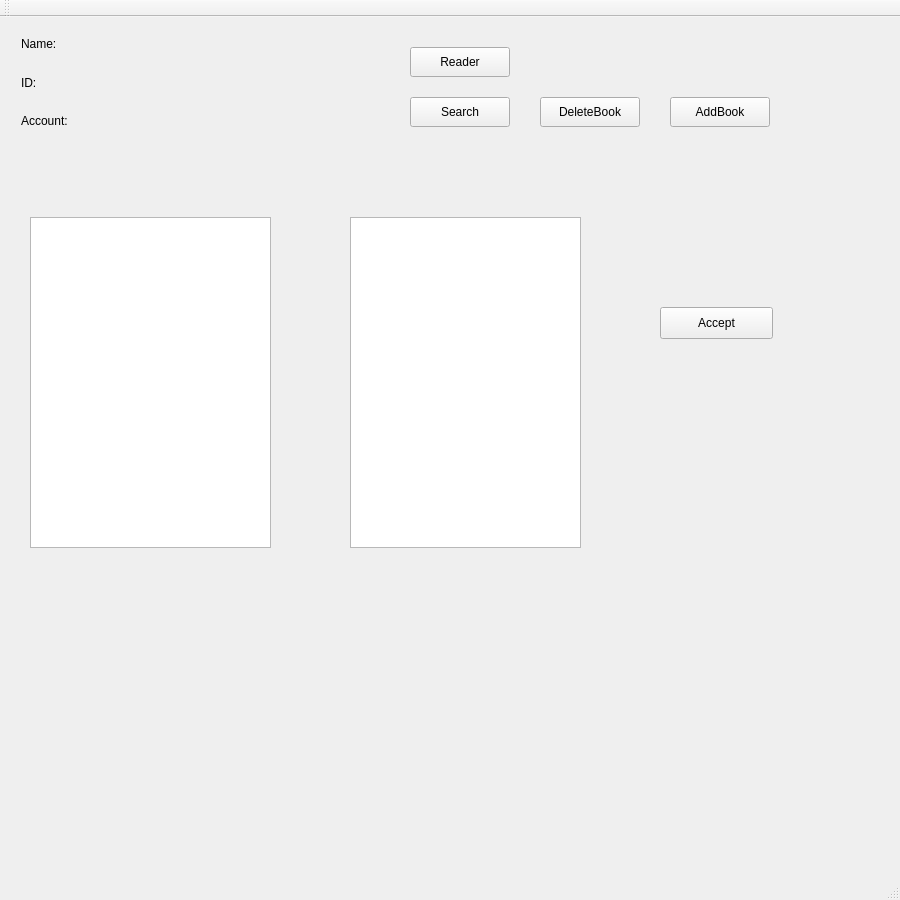
<?xml version="1.0" encoding="UTF-8"?>
<ui version="4.0">
 <class>MainWindow</class>
 <widget class="QMainWindow" name="MainWindow">
  <property name="geometry">
   <rect>
    <x>0</x>
    <y>0</y>
    <width>900</width>
    <height>900</height>
   </rect>
  </property>
  <property name="windowTitle">
   <string>MainWindow</string>
  </property>
  <widget class="QWidget" name="centralWidget">
   <widget class="QStackedWidget" name="stackedWidget">
    <property name="geometry">
     <rect>
      <x>0</x>
      <y>0</y>
      <width>900</width>
      <height>900</height>
     </rect>
    </property>
    <property name="currentIndex">
     <number>2</number>
    </property>
    <widget class="QWidget" name="page">
     <widget class="QPushButton" name="ExitBtn">
      <property name="geometry">
       <rect>
        <x>790</x>
        <y>800</y>
        <width>100</width>
        <height>30</height>
       </rect>
      </property>
      <property name="text">
       <string>EXIT</string>
      </property>
     </widget>
     <widget class="QWidget" name="layoutWidget">
      <property name="geometry">
       <rect>
        <x>13</x>
        <y>10</y>
        <width>881</width>
        <height>38</height>
       </rect>
      </property>
      <layout class="QHBoxLayout" name="horizontalLayout_5">
       <item>
        <widget class="QLabel" name="label_3">
         <property name="font">
          <font>
           <family>Ravie</family>
           <pointsize>20</pointsize>
          </font>
         </property>
         <property name="text">
          <string>LIBPRO</string>
         </property>
        </widget>
       </item>
       <item>
        <layout class="QHBoxLayout" name="horizontalLayout_4">
         <item>
          <layout class="QHBoxLayout" name="horizontalLayout_3">
           <item>
            <widget class="QLabel" name="label">
             <property name="text">
              <string>Account Name</string>
             </property>
            </widget>
           </item>
           <item>
            <widget class="QLineEdit" name="AccountEdit"/>
           </item>
          </layout>
         </item>
         <item>
          <layout class="QHBoxLayout" name="horizontalLayout_2">
           <item>
            <widget class="QLabel" name="label_2">
             <property name="text">
              <string>Password</string>
             </property>
            </widget>
           </item>
           <item>
            <widget class="QLineEdit" name="PassEdit">
             <property name="echoMode">
              <enum>QLineEdit::Password</enum>
             </property>
            </widget>
           </item>
          </layout>
         </item>
         <item>
          <layout class="QHBoxLayout" name="horizontalLayout">
           <item>
            <widget class="QPushButton" name="Loginbtn">
             <property name="text">
              <string>Login</string>
             </property>
            </widget>
           </item>
           <item>
            <widget class="QPushButton" name="Registerbtn">
             <property name="text">
              <string>Register</string>
             </property>
            </widget>
           </item>
          </layout>
         </item>
        </layout>
       </item>
      </layout>
     </widget>
    </widget>
    <widget class="QWidget" name="page_2">
     <widget class="QPushButton" name="LogOut">
      <property name="geometry">
       <rect>
        <x>790</x>
        <y>800</y>
        <width>100</width>
        <height>30</height>
       </rect>
      </property>
      <property name="text">
       <string>Logout</string>
      </property>
     </widget>
     <widget class="QGroupBox" name="groupBox">
      <property name="geometry">
       <rect>
        <x>100</x>
        <y>150</y>
        <width>700</width>
        <height>270</height>
       </rect>
      </property>
      <property name="title">
       <string>GroupBox</string>
      </property>
      <widget class="QPushButton" name="BookShow">
       <property name="geometry">
        <rect>
         <x>20</x>
         <y>20</y>
         <width>310</width>
         <height>30</height>
        </rect>
       </property>
       <property name="text">
        <string>PushButton</string>
       </property>
      </widget>
      <widget class="QPushButton" name="BookShow_2">
       <property name="geometry">
        <rect>
         <x>20</x>
         <y>60</y>
         <width>310</width>
         <height>30</height>
        </rect>
       </property>
       <property name="text">
        <string>PushButton</string>
       </property>
      </widget>
      <widget class="QPushButton" name="BookShow_3">
       <property name="geometry">
        <rect>
         <x>20</x>
         <y>100</y>
         <width>310</width>
         <height>30</height>
        </rect>
       </property>
       <property name="text">
        <string>PushButton</string>
       </property>
      </widget>
      <widget class="QPushButton" name="BookShow_4">
       <property name="geometry">
        <rect>
         <x>20</x>
         <y>140</y>
         <width>310</width>
         <height>30</height>
        </rect>
       </property>
       <property name="text">
        <string>PushButton</string>
       </property>
      </widget>
      <widget class="QPushButton" name="BookShow_5">
       <property name="geometry">
        <rect>
         <x>20</x>
         <y>180</y>
         <width>310</width>
         <height>30</height>
        </rect>
       </property>
       <property name="text">
        <string>PushButton</string>
       </property>
      </widget>
      <widget class="QPushButton" name="BookShow_6">
       <property name="geometry">
        <rect>
         <x>370</x>
         <y>20</y>
         <width>310</width>
         <height>30</height>
        </rect>
       </property>
       <property name="text">
        <string>PushButton</string>
       </property>
      </widget>
      <widget class="QPushButton" name="BookShow_7">
       <property name="geometry">
        <rect>
         <x>370</x>
         <y>60</y>
         <width>310</width>
         <height>30</height>
        </rect>
       </property>
       <property name="text">
        <string>PushButton</string>
       </property>
      </widget>
      <widget class="QPushButton" name="BookShow_8">
       <property name="geometry">
        <rect>
         <x>370</x>
         <y>100</y>
         <width>310</width>
         <height>30</height>
        </rect>
       </property>
       <property name="text">
        <string>PushButton</string>
       </property>
      </widget>
      <widget class="QPushButton" name="BookShow_9">
       <property name="geometry">
        <rect>
         <x>370</x>
         <y>140</y>
         <width>310</width>
         <height>30</height>
        </rect>
       </property>
       <property name="text">
        <string>PushButton</string>
       </property>
      </widget>
      <widget class="QPushButton" name="BookShow_10">
       <property name="geometry">
        <rect>
         <x>370</x>
         <y>180</y>
         <width>310</width>
         <height>30</height>
        </rect>
       </property>
       <property name="text">
        <string>PushButton</string>
       </property>
      </widget>
      <widget class="QWidget" name="layoutWidget">
       <property name="geometry">
        <rect>
         <x>18</x>
         <y>230</y>
         <width>661</width>
         <height>32</height>
        </rect>
       </property>
       <layout class="QHBoxLayout" name="horizontalLayout_6">
        <item>
         <widget class="QPushButton" name="pushButton">
          <property name="text">
           <string>HOT BOOK!</string>
          </property>
         </widget>
        </item>
        <item>
         <widget class="QPushButton" name="pushButton_2">
          <property name="text">
           <string>NEW BOOK!</string>
          </property>
         </widget>
        </item>
        <item>
         <widget class="QPushButton" name="pushButton_3">
          <property name="text">
           <string>OLD GOOD BOOK!</string>
          </property>
         </widget>
        </item>
       </layout>
      </widget>
     </widget>
     <widget class="QScrollArea" name="scrollArea">
      <property name="geometry">
       <rect>
        <x>100</x>
        <y>450</y>
        <width>700</width>
        <height>300</height>
       </rect>
      </property>
      <property name="widgetResizable">
       <bool>true</bool>
      </property>
      <widget class="QWidget" name="scrollAreaWidgetContents">
       <property name="geometry">
        <rect>
         <x>0</x>
         <y>0</y>
         <width>698</width>
         <height>298</height>
        </rect>
       </property>
       <widget class="QLabel" name="BookName">
        <property name="geometry">
         <rect>
          <x>20</x>
          <y>20</y>
          <width>660</width>
          <height>30</height>
         </rect>
        </property>
        <property name="text">
         <string>Name:</string>
        </property>
       </widget>
       <widget class="QLabel" name="BookAuthor">
        <property name="geometry">
         <rect>
          <x>20</x>
          <y>60</y>
          <width>660</width>
          <height>30</height>
         </rect>
        </property>
        <property name="text">
         <string>Author:</string>
        </property>
       </widget>
       <widget class="QLabel" name="BookType">
        <property name="geometry">
         <rect>
          <x>20</x>
          <y>100</y>
          <width>660</width>
          <height>30</height>
         </rect>
        </property>
        <property name="text">
         <string>Type:</string>
        </property>
       </widget>
       <widget class="QLabel" name="BookRate">
        <property name="geometry">
         <rect>
          <x>20</x>
          <y>140</y>
          <width>660</width>
          <height>30</height>
         </rect>
        </property>
        <property name="text">
         <string>Rate:</string>
        </property>
       </widget>
       <widget class="QLabel" name="BookDes">
        <property name="geometry">
         <rect>
          <x>20</x>
          <y>200</y>
          <width>660</width>
          <height>100</height>
         </rect>
        </property>
        <property name="text">
         <string>Describe:</string>
        </property>
       </widget>
       <widget class="QLabel" name="BookID">
        <property name="geometry">
         <rect>
          <x>20</x>
          <y>180</y>
          <width>660</width>
          <height>30</height>
         </rect>
        </property>
        <property name="text">
         <string>ID Book:</string>
        </property>
       </widget>
      </widget>
     </widget>
     <widget class="QGroupBox" name="groupBox_2">
      <property name="geometry">
       <rect>
        <x>0</x>
        <y>0</y>
        <width>340</width>
        <height>150</height>
       </rect>
      </property>
      <property name="title">
       <string>GroupBox</string>
      </property>
      <widget class="QWidget" name="layoutWidget">
       <property name="geometry">
        <rect>
         <x>0</x>
         <y>10</y>
         <width>331</width>
         <height>178</height>
        </rect>
       </property>
       <layout class="QVBoxLayout" name="verticalLayout">
        <item>
         <widget class="QLabel" name="Name">
          <property name="text">
           <string>Name:</string>
          </property>
         </widget>
        </item>
        <item>
         <widget class="QLabel" name="ID">
          <property name="text">
           <string>ID:</string>
          </property>
         </widget>
        </item>
        <item>
         <widget class="QLabel" name="AccName">
          <property name="text">
           <string>Account:</string>
          </property>
         </widget>
        </item>
        <item>
         <widget class="QPushButton" name="ChangeInfo">
          <property name="text">
           <string>Full Info</string>
          </property>
         </widget>
        </item>
        <item>
         <widget class="QPushButton" name="OK">
          <property name="text">
           <string>OK</string>
          </property>
         </widget>
        </item>
       </layout>
      </widget>
     </widget>
     <widget class="QPushButton" name="pushButton_4">
      <property name="geometry">
       <rect>
        <x>0</x>
        <y>0</y>
        <width>100</width>
        <height>30</height>
       </rect>
      </property>
      <property name="text">
       <string>User Info</string>
      </property>
     </widget>
     <widget class="QPushButton" name="AdminTab">
      <property name="geometry">
       <rect>
        <x>400</x>
        <y>30</y>
        <width>100</width>
        <height>30</height>
       </rect>
      </property>
      <property name="text">
       <string>Admin </string>
      </property>
     </widget>
     <widget class="QPushButton" name="AddCart">
      <property name="geometry">
       <rect>
        <x>810</x>
        <y>510</y>
        <width>91</width>
        <height>32</height>
       </rect>
      </property>
      <property name="text">
       <string>Add cart</string>
      </property>
     </widget>
     <widget class="QPushButton" name="Cart">
      <property name="geometry">
       <rect>
        <x>700</x>
        <y>120</y>
        <width>91</width>
        <height>32</height>
       </rect>
      </property>
      <property name="text">
       <string>Cart</string>
      </property>
     </widget>
     <widget class="QPushButton" name="Search">
      <property name="geometry">
       <rect>
        <x>520</x>
        <y>120</y>
        <width>81</width>
        <height>32</height>
       </rect>
      </property>
      <property name="text">
       <string>Search</string>
      </property>
     </widget>
     <widget class="QPushButton" name="LibrarianTab">
      <property name="geometry">
       <rect>
        <x>550</x>
        <y>30</y>
        <width>100</width>
        <height>30</height>
       </rect>
      </property>
      <property name="text">
       <string>Librarian</string>
      </property>
     </widget>
    </widget>
    <widget class="QWidget" name="page_8">
     <widget class="QPushButton" name="Reader_2">
      <property name="geometry">
       <rect>
        <x>410</x>
        <y>30</y>
        <width>100</width>
        <height>30</height>
       </rect>
      </property>
      <property name="text">
       <string>Reader</string>
      </property>
     </widget>
     <widget class="QWidget" name="layoutWidget_6">
      <property name="geometry">
       <rect>
        <x>10</x>
        <y>0</y>
        <width>331</width>
        <height>131</height>
       </rect>
      </property>
      <layout class="QVBoxLayout" name="verticalLayout_5">
       <item>
        <widget class="QLabel" name="Name_4">
         <property name="text">
          <string>Name:</string>
         </property>
        </widget>
       </item>
       <item>
        <widget class="QLabel" name="ID_4">
         <property name="text">
          <string>ID:</string>
         </property>
        </widget>
       </item>
       <item>
        <widget class="QLabel" name="AccName_4">
         <property name="text">
          <string>Account:</string>
         </property>
        </widget>
       </item>
      </layout>
     </widget>
     <widget class="QPushButton" name="AddBook">
      <property name="geometry">
       <rect>
        <x>670</x>
        <y>80</y>
        <width>100</width>
        <height>30</height>
       </rect>
      </property>
      <property name="text">
       <string>AddBook</string>
      </property>
     </widget>
     <widget class="QPushButton" name="DeleteBook">
      <property name="geometry">
       <rect>
        <x>540</x>
        <y>80</y>
        <width>100</width>
        <height>30</height>
       </rect>
      </property>
      <property name="text">
       <string>DeleteBook</string>
      </property>
     </widget>
     <widget class="QPushButton" name="SearchBook">
      <property name="geometry">
       <rect>
        <x>410</x>
        <y>80</y>
        <width>100</width>
        <height>30</height>
       </rect>
      </property>
      <property name="text">
       <string>Search</string>
      </property>
     </widget>
     <widget class="QListWidget" name="RequiredBook">
      <property name="geometry">
       <rect>
        <x>30</x>
        <y>200</y>
        <width>241</width>
        <height>331</height>
       </rect>
      </property>
     </widget>
     <widget class="QListWidget" name="RequiredBook1">
      <property name="geometry">
       <rect>
        <x>350</x>
        <y>200</y>
        <width>231</width>
        <height>331</height>
       </rect>
      </property>
     </widget>
     <widget class="QPushButton" name="Accept">
      <property name="geometry">
       <rect>
        <x>660</x>
        <y>290</y>
        <width>113</width>
        <height>32</height>
       </rect>
      </property>
      <property name="text">
       <string>Accept</string>
      </property>
     </widget>
    </widget>
    <widget class="QWidget" name="page_4">
     <widget class="QPushButton" name="WatchBook_3">
      <property name="geometry">
       <rect>
        <x>210</x>
        <y>260</y>
        <width>113</width>
        <height>32</height>
       </rect>
      </property>
      <property name="text">
       <string>Watch Book</string>
      </property>
     </widget>
     <widget class="QPushButton" name="WatchBook_4">
      <property name="geometry">
       <rect>
        <x>360</x>
        <y>260</y>
        <width>113</width>
        <height>32</height>
       </rect>
      </property>
      <property name="text">
       <string>Submit</string>
      </property>
     </widget>
     <widget class="QListWidget" name="listWidget_4">
      <property name="enabled">
       <bool>true</bool>
      </property>
      <property name="geometry">
       <rect>
        <x>160</x>
        <y>30</y>
        <width>511</width>
        <height>221</height>
       </rect>
      </property>
     </widget>
     <widget class="QScrollArea" name="scrollArea_4">
      <property name="geometry">
       <rect>
        <x>100</x>
        <y>320</y>
        <width>571</width>
        <height>241</height>
       </rect>
      </property>
      <property name="widgetResizable">
       <bool>true</bool>
      </property>
      <widget class="QWidget" name="scrollAreaWidgetContents_4">
       <property name="geometry">
        <rect>
         <x>0</x>
         <y>0</y>
         <width>569</width>
         <height>239</height>
        </rect>
       </property>
       <widget class="QLabel" name="BookName_4">
        <property name="geometry">
         <rect>
          <x>20</x>
          <y>20</y>
          <width>660</width>
          <height>30</height>
         </rect>
        </property>
        <property name="text">
         <string>Name:</string>
        </property>
       </widget>
       <widget class="QLabel" name="BookAuthor_4">
        <property name="geometry">
         <rect>
          <x>20</x>
          <y>60</y>
          <width>660</width>
          <height>30</height>
         </rect>
        </property>
        <property name="text">
         <string>Author:</string>
        </property>
       </widget>
       <widget class="QLabel" name="BookType_4">
        <property name="geometry">
         <rect>
          <x>20</x>
          <y>100</y>
          <width>660</width>
          <height>30</height>
         </rect>
        </property>
        <property name="text">
         <string>Type:</string>
        </property>
       </widget>
       <widget class="QLabel" name="BookRate_4">
        <property name="geometry">
         <rect>
          <x>20</x>
          <y>140</y>
          <width>660</width>
          <height>30</height>
         </rect>
        </property>
        <property name="text">
         <string>Rate:</string>
        </property>
       </widget>
       <widget class="QLabel" name="BookDes_4">
        <property name="geometry">
         <rect>
          <x>20</x>
          <y>180</y>
          <width>660</width>
          <height>100</height>
         </rect>
        </property>
        <property name="text">
         <string>Describe:</string>
        </property>
       </widget>
       <widget class="QLabel" name="BookID_3">
        <property name="geometry">
         <rect>
          <x>20</x>
          <y>180</y>
          <width>660</width>
          <height>30</height>
         </rect>
        </property>
        <property name="text">
         <string>ID:</string>
        </property>
       </widget>
      </widget>
     </widget>
     <widget class="QPushButton" name="Back">
      <property name="geometry">
       <rect>
        <x>10</x>
        <y>40</y>
        <width>91</width>
        <height>32</height>
       </rect>
      </property>
      <property name="text">
       <string>Back</string>
      </property>
     </widget>
    </widget>
    <widget class="QWidget" name="page_3">
     <widget class="QGroupBox" name="groupBox_3">
      <property name="geometry">
       <rect>
        <x>0</x>
        <y>150</y>
        <width>600</width>
        <height>700</height>
       </rect>
      </property>
      <property name="title">
       <string>GroupBox</string>
      </property>
      <widget class="QWidget" name="layoutWidget">
       <property name="geometry">
        <rect>
         <x>0</x>
         <y>10</y>
         <width>591</width>
         <height>681</height>
        </rect>
       </property>
       <layout class="QVBoxLayout" name="verticalLayout_2">
        <item>
         <layout class="QHBoxLayout" name="horizontalLayout_9">
          <item>
           <widget class="QLabel" name="label_4">
            <property name="text">
             <string>Acc</string>
            </property>
           </widget>
          </item>
          <item>
           <widget class="QLineEdit" name="lineEdit"/>
          </item>
         </layout>
        </item>
        <item>
         <layout class="QHBoxLayout" name="horizontalLayout_8">
          <item>
           <widget class="QListWidget" name="listWidget"/>
          </item>
          <item>
           <widget class="QListWidget" name="listWidget_2"/>
          </item>
         </layout>
        </item>
        <item>
         <layout class="QHBoxLayout" name="horizontalLayout_7">
          <item>
           <widget class="QPushButton" name="pushButton_6">
            <property name="text">
             <string>Reset Password</string>
            </property>
           </widget>
          </item>
         </layout>
        </item>
       </layout>
      </widget>
     </widget>
     <widget class="QPushButton" name="Exit">
      <property name="geometry">
       <rect>
        <x>750</x>
        <y>800</y>
        <width>100</width>
        <height>30</height>
       </rect>
      </property>
      <property name="text">
       <string>Exit</string>
      </property>
     </widget>
     <widget class="QGroupBox" name="groupBox_4">
      <property name="geometry">
       <rect>
        <x>0</x>
        <y>0</y>
        <width>340</width>
        <height>150</height>
       </rect>
      </property>
      <property name="title">
       <string>GroupBox</string>
      </property>
      <widget class="QWidget" name="layoutWidget_2">
       <property name="geometry">
        <rect>
         <x>0</x>
         <y>10</y>
         <width>331</width>
         <height>131</height>
        </rect>
       </property>
       <layout class="QVBoxLayout" name="verticalLayout_3">
        <item>
         <widget class="QLabel" name="Name_2">
          <property name="text">
           <string>Name:</string>
          </property>
         </widget>
        </item>
        <item>
         <widget class="QLabel" name="ID_2">
          <property name="text">
           <string>ID:</string>
          </property>
         </widget>
        </item>
        <item>
         <widget class="QLabel" name="AccName_2">
          <property name="text">
           <string>Account:</string>
          </property>
         </widget>
        </item>
       </layout>
      </widget>
     </widget>
     <widget class="QPushButton" name="Reader">
      <property name="geometry">
       <rect>
        <x>400</x>
        <y>20</y>
        <width>100</width>
        <height>30</height>
       </rect>
      </property>
      <property name="text">
       <string>Reader</string>
      </property>
     </widget>
    </widget>
   </widget>
  </widget>
  <widget class="QMenuBar" name="menuBar">
   <property name="geometry">
    <rect>
     <x>0</x>
     <y>0</y>
     <width>900</width>
     <height>22</height>
    </rect>
   </property>
  </widget>
  <widget class="QToolBar" name="mainToolBar">
   <attribute name="toolBarArea">
    <enum>TopToolBarArea</enum>
   </attribute>
   <attribute name="toolBarBreak">
    <bool>false</bool>
   </attribute>
  </widget>
  <widget class="QStatusBar" name="statusBar"/>
 </widget>
 <layoutdefault spacing="6" margin="11"/>
 <resources/>
 <connections/>
</ui>
